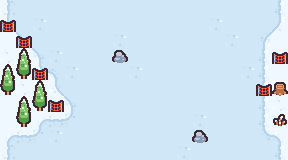

Tiled map render using the project's own tile images. Description and the whole map definition, tile-layer contents included, below:
An orthogonal 18x10 tile map with 16x16 px tiles, 2 tile layers (background, obstacle).

<map version="1.9" tiledversion="1.9.1" orientation="orthogonal" renderorder="right-down" width="18" height="10" tilewidth="16" tileheight="16" infinite="0" nextlayerid="5" nextobjectid="1">
 <tileset firstgid="1" source="../tilemap/tilemap.tsx" />
 <layer id="1" name="background" width="18" height="10">
  <data encoding="csv">
2,3,3,3,3,3,3,3,3,3,3,3,3,3,3,3,3,5,
25,3,4,3,3,3,3,3,3,3,3,3,3,4,3,3,3,30,
1,38,3,3,3,3,3,4,3,3,3,3,3,3,4,3,52,53,
6,1,51,4,3,3,3,3,3,3,3,3,3,3,3,3,5,1,
1,1,73,74,4,3,3,3,4,3,3,3,3,3,3,4,5,1,
1,6,1,25,3,3,3,3,3,3,3,3,3,3,3,3,5,6,
1,1,6,6,51,3,3,3,3,3,3,3,3,3,3,3,5,6,
1,1,61,2684354562,62,3,3,3,3,3,3,3,4,3,3,3,5,6,
61,2684354562,62,4,3,3,3,3,3,3,3,3,3,3,3,3,65,66,
2,3,3,3,3,3,3,3,3,3,3,4,3,3,3,3,3,5
</data>
 </layer>
 <layer id="4" name="obstacle" width="18" height="10">
  <data encoding="csv">
0,0,0,0,0,0,0,0,0,0,0,0,0,0,0,0,0,0,
11,0,0,0,0,0,0,0,0,0,0,0,0,0,0,0,0,0,
0,11,0,0,0,0,0,0,0,0,0,0,0,0,0,0,0,0,
0,7,0,0,0,0,0,82,0,0,0,0,0,0,0,0,0,11,
7,19,11,0,0,0,0,0,0,0,0,0,0,0,0,0,0,0,
19,0,7,0,0,0,0,0,0,0,0,0,0,0,0,0,11,48,
0,7,19,11,0,0,0,0,0,0,0,0,0,0,0,0,0,0,
0,19,0,0,0,0,0,0,0,0,0,0,0,0,0,0,0,32,
0,0,0,0,0,0,0,0,0,0,0,0,82,0,0,0,0,0,
0,0,0,0,0,0,0,0,0,0,0,0,0,0,0,0,0,0
</data>
 </layer>
</map>